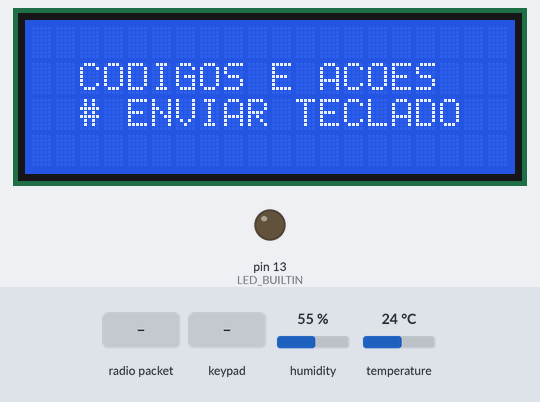
Bench run of a sketch on a simulated Arduino Nano, built with avr-gcc and run on an emulated ATmega328P. Shown: 20×4 character LCD, output pins drawn as LEDs (lit = HIGH). Inputs (shaded band) come from the test bench; at power-on: humidity 55 %, temperature 24 °C. No radio packets arrive unless stated; what the sketch prints to the serial monitor is not drawn.

Above: at 4.3 s.
4.4 s: radio packet "200" arrives
At 5.6 s:
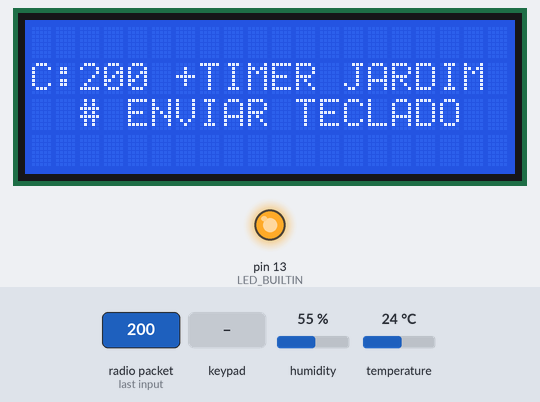
5.9 s: keypad keys 9 8 7 6 # pressed 0.4 s apart
At 8.1 s:
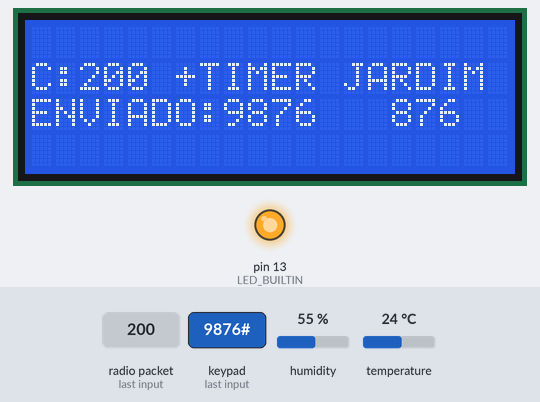
9.4 s: key 'A' pressed
At 10.6 s:
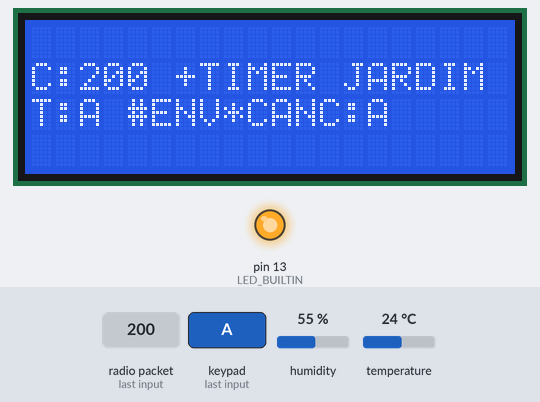
11.2 s: keypad keys 9 8 7 6 * pressed 0.4 s apart
At 13.3 s:
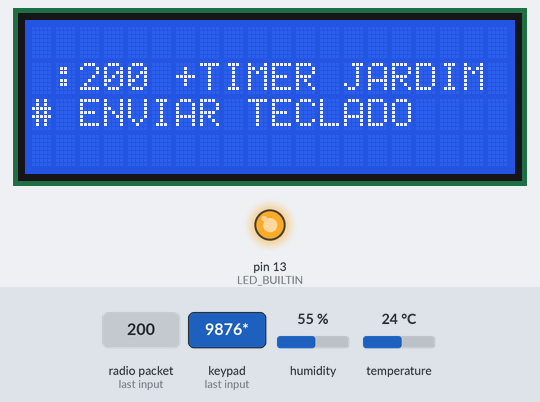
14.7 s: key '#' pressed
At 15.7 s:
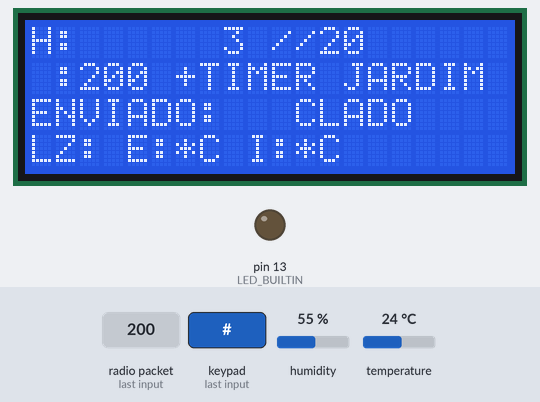
17.7 s: keypad keys 5 4 3 2 # pressed 0.4 s apart
At 20.6 s:
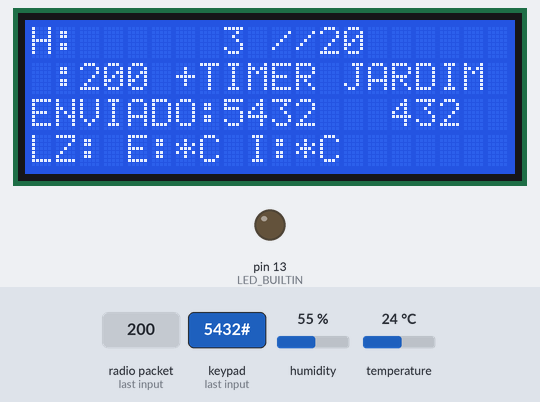
Timing chart, 0 to 22.1 s (numbered marks = the images above; inputs shaded):
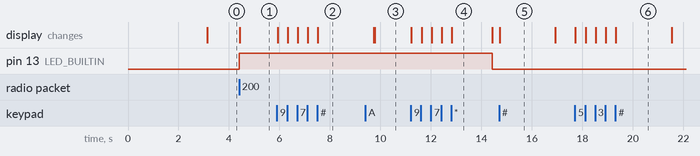

The sketch:

tecladocomandos6.ino
```cpp
#include <Keypad.h> //INCLUSÃO DE BIBLIOTECA
#include <LiquidCrystal_I2C.h>
#include <dht.h>
#include <VirtualWire.h> //Insere a biblioteca VirtualWire
#include "Wire.h"


char recebido_RF_char[9];
byte message[VW_MAX_MESSAGE_LEN];    // Armazena as mensagens recebidas
byte msgLength = VW_MAX_MESSAGE_LEN; // Armazena o tamanho das mensagens

const byte qtdLinhas = 4; //QUANTIDADE DE LINHAS DO TECLADO
const byte qtdColunas = 4; //QUANTIDADE DE COLUNAS DO TECLADO

unsigned long cronometro = 0.0, cronometroDHT = 0.0, cronometroenvioSens = 0.0 ;

const int pinoDHT11 = A7;
dht DHT;

LiquidCrystal_I2C lcd(0x27, 2, 1, 0, 4, 5, 6, 7, 3, POSITIVE);
//SDA = A4 E SCL = A5


int LDR = A2, VLDR, temperature, tcod, valor_recebido_RF, acao;
String tecla = "", stringrecebidoRF = " ", mtecla, luz, tempexterna, tempinterna, hora, data, sensor;


//CONSTRUÇÃO DA MATRIZ DE CARACTERES
char matriz_teclas[qtdLinhas][qtdColunas] = {
  {'1', '2', '3', 'A'},
  {'4', '5', '6', 'B'},
  {'7', '8', '9', 'C'},
  {'*', '0', '#', 'D'}
};

String acoes[] = {"ALARM DISPARADO", "PORTAO", "LUZ PORTAO", "LUZ GARAGEM", "LUZ HALL", "LUZ SALA TV",
                  "LUZ VARANDA", "LUZ ESC EXTERNA", "LUZ JARD FRENTE", "REFLETOR FRENTE", "LUZ EDICULA", "LUZ EDI LATERAL",
                  "LUZ EDIC JARDIM", "LUZ FUND JARDIM", "ALARME", "SIRENE", "LUZ OFICINA",
                  "LUZ REFLET MURO", "LUZ PORAO", "19", "TIMER JARDIM", "CAMPAINHA", "TIMER REF FRENT"
                 };


byte PinosqtdLinhas[qtdLinhas] = {9, 8, 7, 6}; //PINOS UTILIZADOS PELAS LINHAS
byte PinosqtdColunas[qtdColunas] = {5, 4, 3, 2}; //PINOS UTILIZADOS PELAS COLUNAS

//INICIALIZAÇÃO DO TECLADO
Keypad meuteclado = Keypad( makeKeymap(matriz_teclas), PinosqtdLinhas, PinosqtdColunas, qtdLinhas, qtdColunas);


// endereco do modulo slave que pode ser um valor de 0 a 255
#define myAdress 0x08
char Valor_CharMsg[20]; //variavel a ser transmitida via rf
int received = 0;
byte ndado = 0;


void setup() {
  Serial.begin(9600); //INICIALIZA A SERIAL
  lcd.begin(20, 4);
  pinMode(LED_BUILTIN, OUTPUT);

  lcd.setCursor(6, 0);
  lcd.print("HORARIO");

  lcd.setCursor(2, 1);
  lcd.print("CODIGOS E ACOES");

  lcd.setCursor(2, 2);
  lcd.print("# ENVIAR TECLADO");
  delay(3000);
  lcd.clear();

  lcd.setCursor(2, 1);
  lcd.print("CODIGOS E ACOES");

  lcd.setCursor(2, 2);
  lcd.print("# ENVIAR TECLADO");

  vw_set_tx_pin(A0);
  vw_set_rx_pin(A1); // Define o pino 5 do Arduino como entrada

  vw_setup(5000);   // Bits per sec
  vw_rx_start();

}

void loop() {

  uint8_t buf[VW_MAX_MESSAGE_LEN];
  uint8_t buflen = VW_MAX_MESSAGE_LEN;
  if (vw_get_message(buf, &buflen))
  {
    digitalWrite(LED_BUILTIN, HIGH);   // turn the LED on (HIGH is the voltage level)
    for (int i = 0; i < buflen; i++)
    {
      //Armazena os caracteres recebidos
      recebido_RF_char[i] = char(buf[i]);
    }
    recebido_RF_char[buflen] = '\0';
    stringrecebidoRF = recebido_RF_char;
    tcod = stringrecebidoRF.length();
    Serial.println(stringrecebidoRF);
    cronometroenvioSens = millis();

    if (tcod == 3) {
      valor_recebido_RF = stringrecebidoRF.substring(0, 2).toInt();
      acao = stringrecebidoRF.substring(2, 3).toInt();
      lcd.setCursor(0, 1);
      lcd.print("C:");
      lcd.print(stringrecebidoRF);
      if (acao == 0) lcd.print(" +"); else lcd.print(" -");
      lcd.print(acoes[valor_recebido_RF]);
    }
    else   if (tcod == 8)
      hora = (stringrecebidoRF.substring(0, 5));
    else   if (tcod == 7)
      data = stringrecebidoRF;
    else   if (tcod == 4)
      if (stringrecebidoRF.substring(0, 1) == "1")
        luz = stringrecebidoRF.substring(1);

      else if (stringrecebidoRF.substring(0, 1) == "2")
        tempexterna = stringrecebidoRF.substring(2);

      else if (stringrecebidoRF.substring(0, 1) == "3")
        tempinterna = stringrecebidoRF.substring(2);


    //    int str_len = stringrecebidoRF.length() + 1;
    //    char Valor_CharMsg[str_len];
    //    stringrecebidoRF.toCharArray(Valor_CharMsg, str_len);
    //    for (int i = 0; i < 20; i++) {
    //      vw_send((uint8_t *)Valor_CharMsg, strlen(Valor_CharMsg));    //Envio dos dados
    //      vw_wait_tx();//Aguarda envio dos dados
    //    }

  }


  char tecla_pressionada = meuteclado.getKey(); //VERIFICA SE ALGUMA DAS TECLAS FOI PRESSIONADA

  if (tecla_pressionada) { //SE ALGUMA TECLA FOR PRESSIONADA, FAZ
    if (tecla_pressionada == '*') {
      tecla = "";
      mtecla = tecla;
      lcd.setCursor(0, 2);
      lcd.print("# ENVIAR TECLADO   ");

    } else if (tecla_pressionada == '#') {
      lcd.setCursor(0, 2);
      lcd.print("ENVIADO:"); //IMPRIME O TEXTO NO MONITOR SERIAL
      lcd.print(tecla); //IMPRIME NO MONITOR SERIAL A TECLA PRESSIONADA
      lcd.print("   ");
      int str_len = tecla.length() + 1;
      char Valor_CharMsg[str_len];
      tecla.toCharArray(Valor_CharMsg, str_len);
      mtecla = tecla;
      tecla = "";


      for (int i = 0; i < 20; i++) {
        vw_send((uint8_t *)Valor_CharMsg, strlen(Valor_CharMsg));    //Envio dos dados
        vw_wait_tx();//Aguarda envio dos dados
      }
      delay(1000);
      lcd.setCursor(0, 2);
      lcd.print("# ENVIA ULT: ");
      lcd.print(mtecla);
      lcd.print("  ");


    } else {
      lcd.setCursor(0, 2);
      lcd.print("T:"); //IMPRIME O TEXTO NO MONITOR SERIAL
      lcd.print(tecla_pressionada); //IMPRIME NO MONITOR SERIAL A TECLA PRESSIONADA
      tecla = tecla + tecla_pressionada;
      lcd.print(" #ENV*CANC:");
      lcd.print(tecla);
      lcd.print("  ");
    }
  }

  if (millis() - cronometroDHT > 30000) {
    DHT.read11(pinoDHT11);
    lcd.setCursor(0, 1);
    lcd.print("DHT T:");
    lcd.print(DHT.temperature);
    lcd.print("*C U:");
    lcd.print(DHT.humidity);
    lcd.print("%");
    cronometroDHT = millis();

  }


  //if (millis() - cronometroenvioSens == 10000) enviasensores(VLDR, 1);
  //if (millis() - cronometroenvioSens == 15000) enviasensores(DHT.humidity, 2);
  //if (millis() - cronometroenvioSens == 25000) enviasensores(DHT.temperature, 3);

  if (millis() - cronometroenvioSens  > 10000) {
    lcd.setCursor(0, 0);
    lcd.print("H:");
    lcd.print(hora);


    lcd.setCursor(8, 0);
    lcd.print(tcod);


    lcd.setCursor(10, 0);
    lcd.print(data.substring(1, 3));
    lcd.print("/");
    lcd.print(data.substring(3, 5));
    lcd.print("/20");
    lcd.print(data.substring(5));


    lcd.setCursor(0, 3);
    lcd.print("LZ:");
    lcd.print(luz);
    lcd.print(" E:");
    lcd.print(tempexterna);
    lcd.print("*C I:");
    lcd.print(tempinterna);
    lcd.print("*C");


    cronometroenvioSens = millis();

    digitalWrite(LED_BUILTIN, LOW);
  }


  if (ndado > 0) {
    for (int i = 0; i < 20; i++) {
      vw_send((uint8_t *)Valor_CharMsg, ndado);    //Envio dos dados
      vw_wait_tx();//Aguarda envio dos dados
    }
    ndado = 0;
  }


}


void enviasensores(int valorenvio, int prefixoenvio) {
  String codigoenvio;
  if (valorenvio < 10) {
    codigoenvio = String(prefixoenvio * 100);
  } else if (valorenvio < 100) {
    codigoenvio = String(prefixoenvio * 10);
  } else if (valorenvio < 1000) {
    codigoenvio = String(prefixoenvio);
  }
  String sensor_CharMsg = String(valorenvio);
  sensor_CharMsg = codigoenvio + sensor_CharMsg;
  char sensor_CharMsg_envio[5];
  for (int i = 0; i < sensor_CharMsg.length(); i++) sensor_CharMsg_envio[i] = char(sensor_CharMsg[i]);
  sensor_CharMsg_envio[sensor_CharMsg.length()] = '\0';
  for (int i = 0; i < 10; i++) {
    vw_send((uint8_t *)sensor_CharMsg_envio, strlen(sensor_CharMsg_envio));    //Envio dos dados
    vw_wait_tx();//Aguarda envio dos dados
  }
}


// funcao executada sempre que algum dado e recebido no barramento I2C
void dadorecebido()
{
  ndado = 0; //ponemos a 0 la variable de conteo
  while (Wire.available() > 0)   {
    char dado = Wire.read(); // Recibe la palabra del i2c tx
    if (dado)   {
      Valor_CharMsg[ndado] = dado;//guarda el caracter recibido en una poscicion del vector
      ndado++;//incrementamos el contador
    }
    else
      break;//al finalizar la transmicion rompemos el while
  }
  for (byte i = 0; i < ndado; i++) { //imprimimos lo que hay en el vector
    Serial.print(Valor_CharMsg[i]);
  }
  Serial.println(" ");
}
```

Measured:
- after the input at 4.4 s, pin 13 (LED_BUILTIN): LOW → HIGH at once; the display: changes at once (image 1)
- after the input at 5.9 s, the display: first changes at once (image 2 shows a later state)
- after the input at 9.4 s, the display: first differs from a run without the input after 0.38 s (image 3)
- after the input at 11.2 s, the display: first changes at once (image 4 shows a later state)
- after the input at 14.7 s, the display: changes at once (image 5)
- after the input at 17.7 s, the display: first changes at once (image 6 shows a later state)
- what the display in image 4 shows lasts 1.6 s, from 12.8 s to 14.4 s
